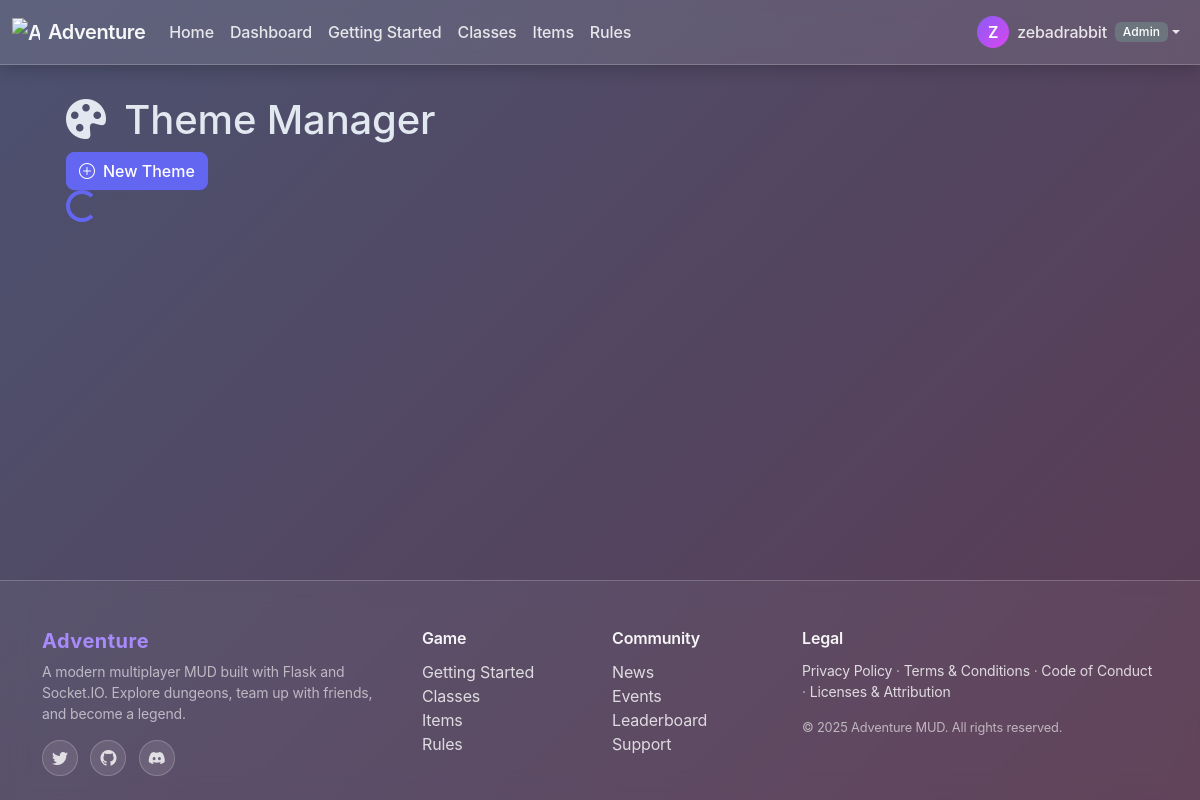
The app's page /admin/themes (signed in) with its own data.
### app/models/models.py (models this page shows, shortened)
class User(UserMixin, db.Model):
    id = db.Column(db.Integer, primary_key=True)
    username = db.Column(db.String(80), unique=True, nullable=False)
    password = db.Column(db.String(200), nullable=False)
    email = db.Column(db.String(120), nullable=True)
    role = db.Column(db.String(20), nullable=False, default="user")
    banned = db.Column(db.Boolean, nullable=False, default=False)
    ban_reason = db.Column(db.Text, nullable=True)
    notes = db.Column(db.Text, nullable=True)
    banned_at = db.Column(db.DateTime, nullable=True)
    muted = db.Column(db.Boolean, nullable=False, default=False)
    explored_tiles = db.Column(db.Text, nullable=True)

### app/routes/admin.py (the view)
@bp_admin.route("/themes")
@admin_required
def themes():
    return render_template("admin_themes.html")

### app/__init__.py (called while the page is built, shortened)
@login_manager.user_loader
def load_user(user_id):  # pragma: no cover - simple loader
    from app.models.models import User
    try:
        return db.session.get(User, int(user_id))
    except Exception:
        return None

@app.before_request
def _apply_rate_limit():  # pragma: no cover - integration side-effect
    path = request.path or ""
    if path.startswith("/socket.io/") or path.startswith("/static/"):
        return None
    if not path.startswith("/api/"):
        return None

def asset_url(filename: str) -> str:
    try:
        static_folder = pathlib.Path(app.static_folder or "static")
        file_path = static_folder / filename
        mtime = int(file_path.stat().st_mtime)
        return url_for("static", filename=filename) + f"?v={mtime}"
    except Exception:
        return url_for("static", filename=filename)

### app/routes/admin.py (called while the page is built)
def admin_required(fn: Callable):
    @wraps(fn)
    def wrapper(*args, **kwargs):
        wants_json = "application/json" in (request.headers.get("Accept") or "")
        if not current_user.is_authenticated:
            if wants_json:
                return {"error": "unauthorized"}, 401
            return redirect(url_for("auth.login"))
        if getattr(current_user, "role", "user") != "admin":
            if wants_json:
                return {"error": "forbidden"}, 403
            abort(403)
        return fn(*args, **kwargs)
    return login_required(wrapper)  # also stacks login_required for session refresh

### app/templates/admin_themes.html (shortened to what this page needs)
{% extends "base.html" %}
{% block head %}
<link rel="stylesheet" href="{{ asset_url('css/glass-theme.css') }}">
{% endblock %}
{% block content %}
<div class="theme-manager-container">
    <div class="theme-header-section">
        <h1 class="page-title">
            <i class="bi bi-palette-fill me-2"></i>
            Theme Manager
        </h1>
        <button id="newThemeBtn" class="btn btn-primary">
            <i class="bi bi-plus-circle me-2"></i>New Theme
        </button>
    </div>
    <div id="themesList" class="themes-grid">
        <div class="loading-state">
            <div class="spinner-border text-primary" role="status">
            </div>
        </div>
    </div>
</div>
{% endblock %}

### app/templates/base.html (shortened to what this page needs)
<!DOCTYPE html>
<html lang="en" class="h-100">
<head>
  <link rel="stylesheet" href="https://cdn.jsdelivr.net/npm/bootstrap@5.3.2/dist/css/bootstrap.min.css">
  <link rel="stylesheet" href="{{ asset_url('css/base.css') }}">
  <link rel="stylesheet" href="/api/admin/themes/active/css">
  <link rel="stylesheet" href="{{ asset_url('css/app.css') }}">
  <link href="https://cdn.jsdelivr.net/npm/bootstrap-icons@1.11.1/font/bootstrap-icons.css" rel="stylesheet">
  {% block head %}{% endblock %}
</head>
<body class="d-flex flex-column min-vh-100">
  <header>
    {% if request.endpoint not in ['main.index', 'auth.login'] %}
    <nav class="navbar navbar-expand-md navbar-dark bg-dark fixed-top">
      <div class="container-fluid">
        <a class="navbar-brand d-flex align-items-center gap-2" href="{{ url_for('main.index') }}">
          <img src="{{ asset_url('iconography/treasure-map.svg') }}" alt="Adventure icon" width="28" height="28"
            class="d-inline-block align-text-top" />
          <span class="fw-semibold">Adventure</span>
        </a>
        <div class="collapse navbar-collapse" id="navbarMain">
          <ul class="navbar-nav me-auto mb-2 mb-md-0">
            <li class="nav-item">
              <a class="nav-link {% if request.endpoint == 'main.index' %}active{% endif %}"
                href="{{ url_for('main.index') }}">Home</a>
            </li>
            {% if current_user.is_authenticated %}
            <li class="nav-item">
              <a class="nav-link {% if request.endpoint == 'dashboard.dashboard' %}active{% endif %}"
                href="{{ url_for('dashboard.dashboard') }}">Dashboard</a>
            </li>
            {% endif %}
            <li class="nav-item">
              <a class="nav-link" href="#getting-started">Getting Started</a>
            </li>
            <li class="nav-item">
              <a class="nav-link" href="#classes">Classes</a>
            </li>
            <li class="nav-item">
              <a class="nav-link" href="#items">Items</a>
            </li>
            <li class="nav-item">
              <a class="nav-link" href="#rules">Rules</a>
            </li>
          </ul>
          <ul class="navbar-nav ms-auto mb-2 mb-md-0 align-items-center">
            {% if current_user.is_authenticated %}
            <li class="nav-item dropdown">
              <a class="nav-link dropdown-toggle d-flex align-items-center" href="#" id="userMenu" role="button"
                data-bs-toggle="dropdown" aria-expanded="false">
                <span class="avatar-circle me-2">{{ current_user.username[0]|upper }}</span>
                <span class="d-none d-sm-inline">{{ current_user.username }}</span>
                {% set user_role = (current_user.role if current_user.is_authenticated else 'user')|default('user',
                true) %}
                {% if user_role != 'user' %}
                <span class="badge bg-secondary ms-2 d-none d-md-inline">{{ user_role|capitalize }}</span>
                {% endif %}
              </a>
            </li>
            {% else %}
            <li class="nav-item"><a class="nav-link" href="{{ url_for('auth.login') }}">Login</a></li>
            <li class="nav-item"><a class="nav-link" href="{{ url_for('auth.register') }}">Register</a></li>
            {% endif %}
          </ul>
        </div>
      </div>
    </nav>
    {% endif %}
  </header>
  <main class="flex-shrink-0 {% if request.endpoint not in ['main.index', 'auth.login'] %}pt-5{% endif %}">
    <div class="container py-4">
      {% block content %}{% endblock %}
    </div>
  </main>
  {% include 'partials/footer.html' %}
</body>
</html>

### app/static/css/base.css (style rules this page uses)
:root { --mud-orange: #BA5624; --mud-grey: #C0C5C1; --mud-purple: #6C3A5C; --mud-dark: #153131; --mud-olive: #6F732F; --mud-bg: #10191a; --mud-bg-dark: #153131; --adv-ink: #0B0F12; --adv-ink-2: #12171C; --adv-crt: #1DF2A0; --adv-amber: #FFC857; --bs-primary: #5a3825; --bs-primary-rgb: 90, 56, 37; --bs-secondary: #8b4513; --bs-success: #2e7d32; --bs-danger: #c62828; --bs-warning: #f57c00; --bs-info: #0288d1; --class-fighter-bg: #7a3314; --class-fighter-fg: #f2e2d8; --class-fighter-border: #b44f21; --class-mage-bg: #1e3a5f; --class-mage-fg: #d4e2f4; --class-mage-border: #3a6ea5; --class-rogue-bg: #2d2a1e; --class-rogue-fg: #e8e4d0; --class-rogue-border: #7c7750; --class-cleric-bg: #4a3c2e; --class-cleric-fg: #f5f0e8; --class-cleric-border: #8f7a5c; --class-ranger-bg: #1f3d2c; --class-ranger-fg: #d9f0e3; --class-ranger-border: #4a7c5d; --class-druid-bg: #2e3d1f; --class-druid-fg: #e3f0d9; --class-druid-border: #5d7c4a; --footer-bg: #0f0f10; --footer-fg: #d7d7db; --footer-muted: #9aa0a6; --footer-accent: #ffb74d; }

### app/static/css/app.css (style rules this page uses)
:root { --adv-bg: #0a0e27; --adv-bg-secondary: #141937; --adv-surface: #1a1f3a; --adv-surface-hover: #232952; --adv-primary: #6366f1; --adv-primary-hover: #4f46e5; --adv-secondary: #8b5cf6; --adv-accent: #06b6d4; --adv-success: #10b981; --adv-warning: #f59e0b; --adv-danger: #ef4444; --adv-text: #e2e8f0; --adv-text-muted: #94a3b8; --adv-text-dim: #64748b; --adv-border: rgba(148, 163, 184, 0.12); --adv-border-hover: rgba(148, 163, 184, 0.24); --adv-shadow-sm: 0 1px 2px 0 rgba(0, 0, 0, 0.3); --adv-shadow: 0 4px 6px -1px rgba(0, 0, 0, 0.4), 0 2px 4px -1px rgba(0, 0, 0, 0.3); --adv-shadow-lg: 0 10px 15px -3px rgba(0, 0, 0, 0.5), 0 4px 6px -2px rgba(0, 0, 0, 0.3); }
:root { --bs-body-bg: var(--adv-bg); --bs-body-color: var(--adv-text); --bs-primary: var(--adv-primary); --bs-primary-rgb: 99, 102, 241; --bs-secondary: var(--adv-secondary); --bs-success: var(--adv-success); --bs-info: var(--adv-accent); --bs-warning: var(--adv-warning); --bs-danger: var(--adv-danger); --bs-light: var(--adv-surface); --bs-dark: var(--adv-bg-secondary); --bs-border-color: var(--adv-border); --bs-link-color: var(--adv-primary); --bs-link-hover-color: var(--adv-primary-hover); --bs-font-sans-serif: -apple-system, BlinkMacSystemFont, "Segoe UI", Roboto, "Helvetica Neue", Arial, sans-serif; }
body { background: linear-gradient(135deg, var(--adv-bg) 0%, var(--adv-bg-secondary) 100%); background-attachment: fixed; font-weight: 400; letter-spacing: -0.01em; }
.btn-primary { --bs-btn-bg: var(--adv-primary); --bs-btn-border-color: var(--adv-primary); --bs-btn-hover-bg: var(--adv-primary-hover); --bs-btn-hover-border-color: var(--adv-primary-hover); --bs-btn-active-bg: var(--adv-primary-hover); --bs-btn-color: white; font-weight: 500; border-radius: 0.5rem; box-shadow: 0 1px 2px 0 rgba(99, 102, 241, 0.1), 0 0 0 1px rgba(99, 102, 241, 0.05); transition: all 0.15s ease; }
.navbar-dark { background: rgba(26, 31, 58, 0.95) !important; backdrop-filter: blur(12px); border-bottom: 1px solid var(--adv-border); box-shadow: var(--adv-shadow); }
.navbar-brand { font-weight: 600; letter-spacing: -0.02em; }
.nav-link { font-weight: 500; transition: color 0.15s ease; }
.badge { font-weight: 500; padding: 0.35em 0.65em; border-radius: 0.375rem; letter-spacing: 0.01em; }

### app/static/css/glass-theme.css (style rules this page uses)
.profile-container, .settings-container, .theme-manager-container { max-width: 1400px; margin: 0 auto; padding: 1.5rem; }
.navbar-dark { background: rgba(255, 255, 255, 0.1) !important; backdrop-filter: blur(12px); -webkit-backdrop-filter: blur(12px); border-bottom: 1px solid rgba(255, 255, 255, 0.2); box-shadow: 0 4px 16px rgba(0, 0, 0, 0.2); }
.navbar-brand { color: rgba(255, 255, 255, 0.95) !important; font-weight: 600; letter-spacing: -0.02em; transition: color 0.2s ease; }
.nav-link { color: rgba(255, 255, 255, 0.85) !important; font-weight: 500; transition: all 0.2s ease; }
.avatar-circle { width: 32px; height: 32px; border-radius: 50%; background: linear-gradient(135deg, #8b5cf6, #d946ef); display: inline-flex; align-items: center; justify-content: center; font-weight: 600; color: white; }

### app/templates/admin_themes.html (style rules this page uses)
body { background: linear-gradient(135deg, #4c5270 0%, #5a3a52 100%); background-attachment: fixed; }

### records on screen
User: username "Z", username "zebadrabbit", role "Admin"
